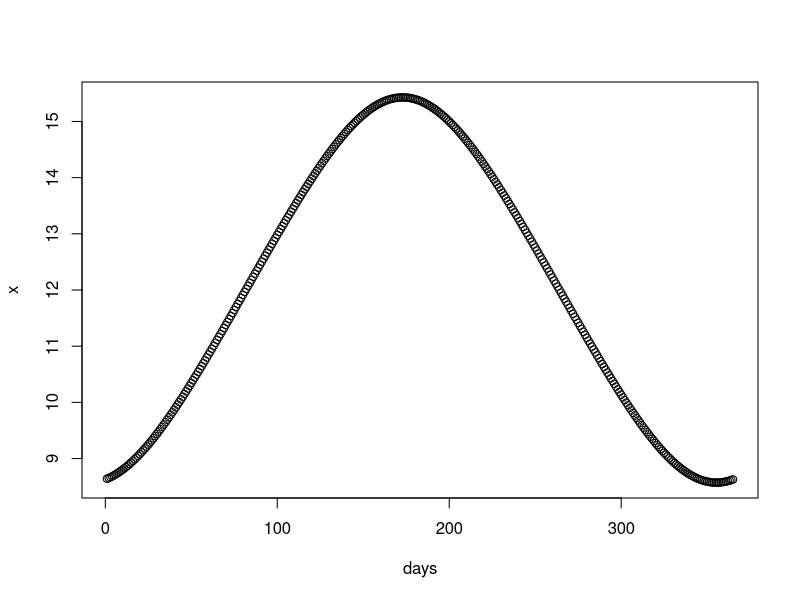
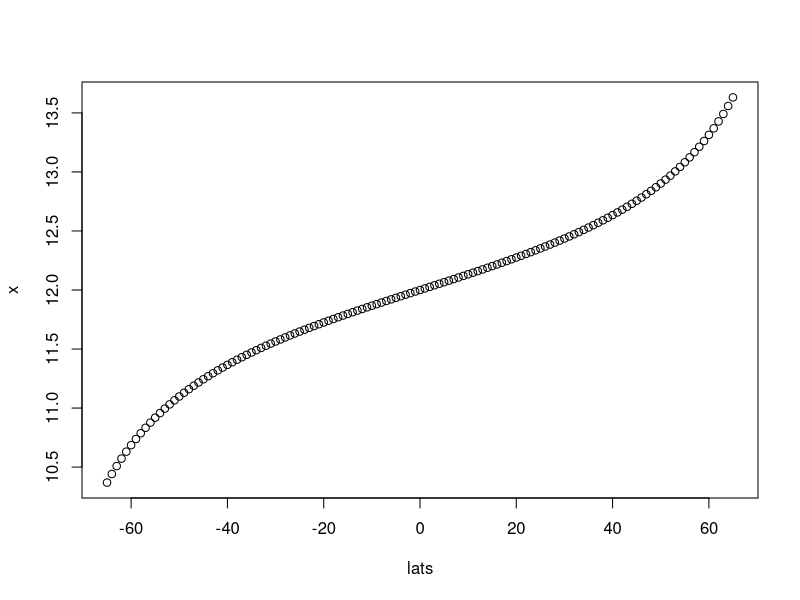
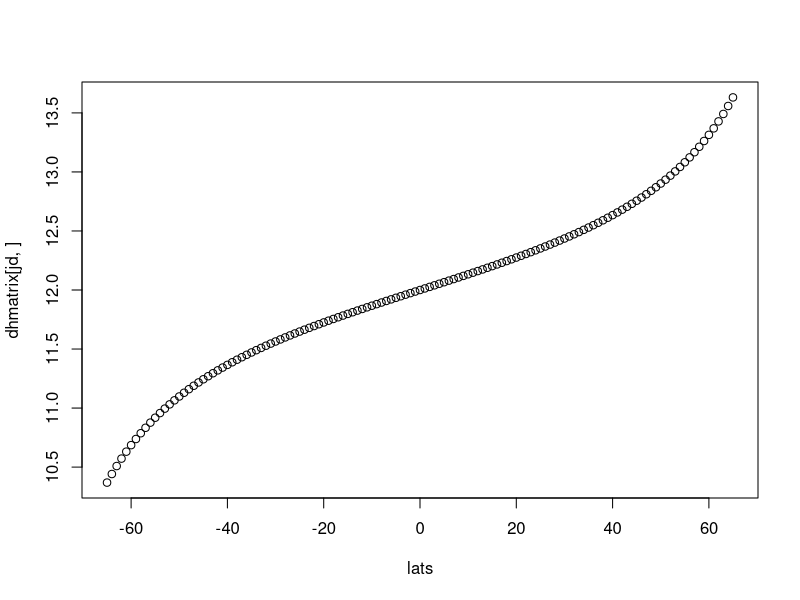
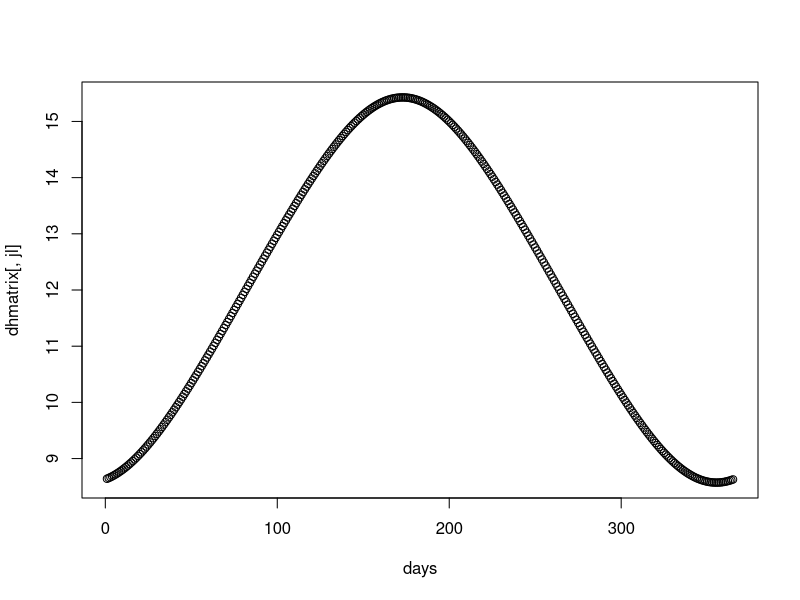

Generate these figures, in order, with R:
## ---- chunk 1
#calculates daylight hours for given latitude and yearday
daylighthrs = function(latitude,yearday) {
  
  latrad = latitude*pi/180 #degree  #-> radians
  solar_declination = 0.4093*sin((2*pi/365)*yearday-1.405) #solar declination
  sunset_hour_angle = acos(-tan(latrad)*tan(solar_declination)) #sunset hour angle
  daylight_hrs = 24*sunset_hour_angle/pi #hours in day
  return(daylight_hrs)
}

## ---- chunk 2
x = daylighthrs(45,250)
print(x)
## ---- chunk 3
days = 1:365
x = daylighthrs(45,days)
plot(days,x)
## ---- chunk 4
lats = -65:65
day = 250
x = daylighthrs(lats,day)
plot(lats,x)
## ---- chunk 5
lats = -65:65
days = 1:365
mx = daylighthrs(lats,days)
dim(mx)
## ---- chunk 6
dhmatrix = matrix(NA,365,131)  #fills with NA
lats = -65:65
days = 1:365
for (i in 1:length(lats)){
  dhi = daylighthrs(lats[i],days)
  dhmatrix[,i]=dhi
}
dim(dhmatrix)
dhmatrix[1:5,1:5]
## ---- chunk 7
jd = which(days == 250)
jl = which(lats == 45)
plot(lats,dhmatrix[jd,])
plot(days,dhmatrix[,jl])

## ---- chunk 8
lats = 45
days = -10
dhi = daylighthrs(lats,days)
print(dhi)
## ---- chunk 9
lats = 100
days = 250
dhi = daylighthrs(lats,days)
print(dhi)
## ---- chunk 10
#calculates daylight hours for given latitude and yearday
daylighthrs = function(latitude,yearday) {
  
  #check input values
  if (latitude > 65 | latitude < -65) {
    print("Value of latitude is out of bounds. Use a value between -65 and 65")
    break
  }
  if (days > 366 | days < 0) {
    print("Value of days is out of bounds. Use a value between 0-365")
    break
  }
  
  latrad = latitude*pi/180 #degree  #-> radians
  solar_declination = 0.4093*sin((2*pi/365)*yearday-1.405) #solar declination
  sunset_hour_angle = acos(-tan(latrad)*tan(solar_declination)) #sunset hour angle
  daylight_hrs = 24*sunset_hour_angle/pi #hours in day
  return(daylight_hrs)
}

## ---- chunk 11
lats = 45
days = -10
#dhi = daylighthrs(lats,days)
#print(dhi)
## ---- chunk 12
lats = 100
days = 250
#dhi = daylighthrs(lats,days)
#print(dhi)
## ---- chunk 13
for (n in 1:100) {
  print (n)
  if (n > 19) break
}
## ---- chunk 14
for (n in 1:40) {
  if (n <=19) {print (n)}
  else (print(n/2))  
}
## ---- chunk 15
x = -5
if (x>0) print(x)
if (x<0) print(x*2)

## ---- chunk 16
x=-1
if (x<0 && x> -3) {
  print(x)
  } else {
  print("value not between -3 and 0")}
